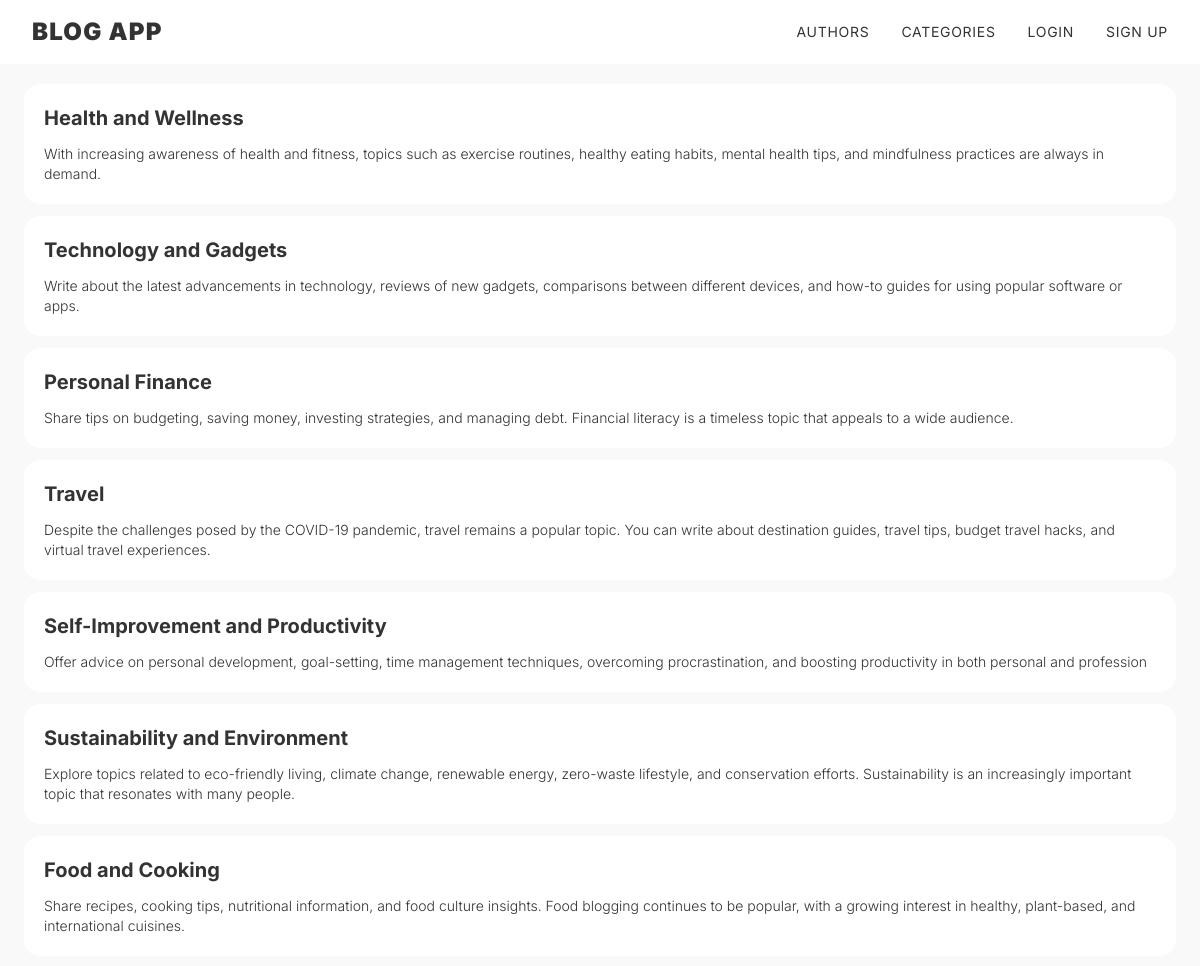
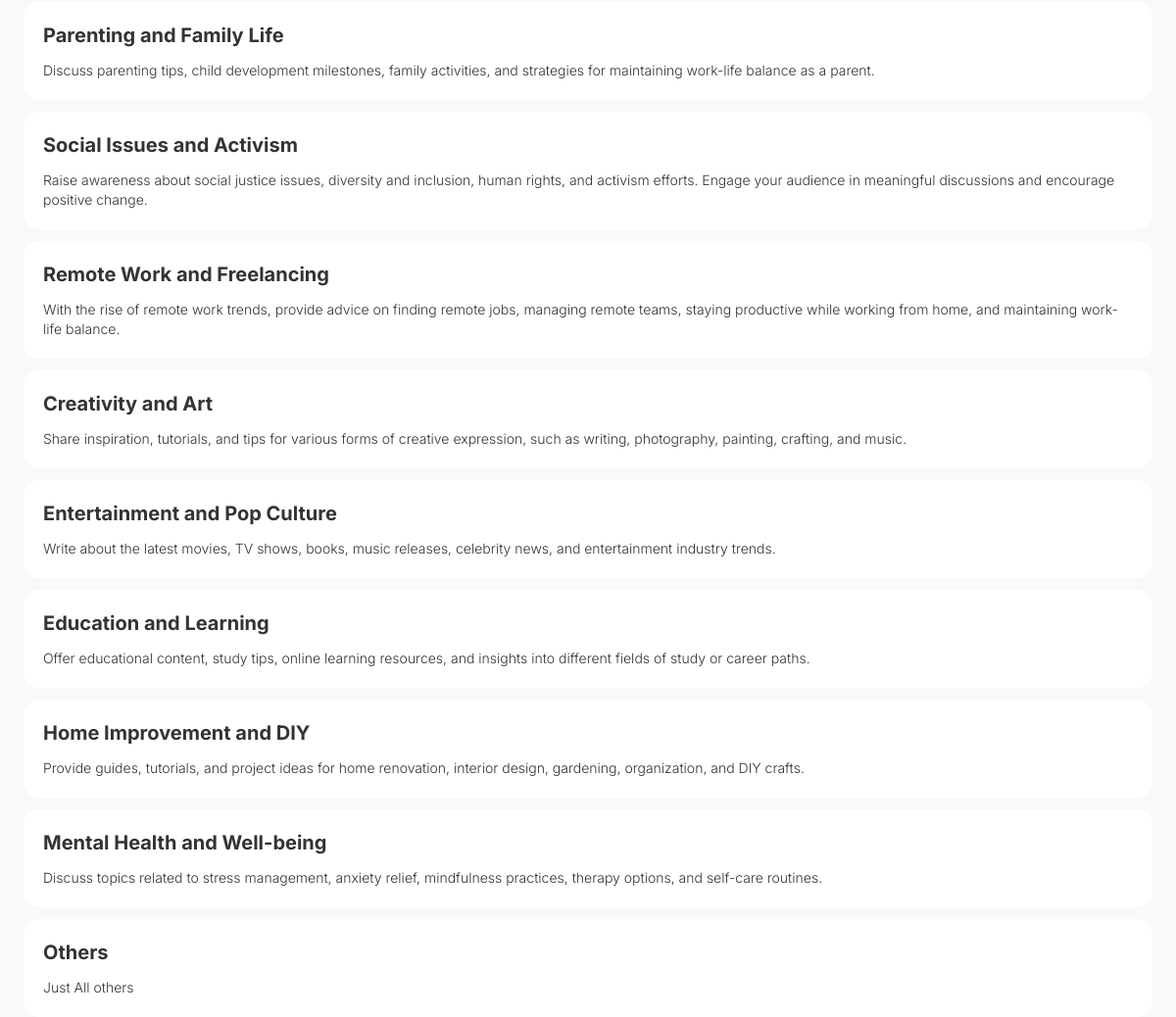
Page /categories/ on the committed database (2 pictures, top to bottom).
### blogs/models.py (models this page shows, shortened)
class Category(models.Model):
    name = models.CharField(max_length=200)
    description = models.TextField(null=True, blank=True)
    created = models.DateTimeField(auto_now_add=True)
    id = models.UUIDField(default=uuid.uuid4, unique=True, primary_key=True, editable=False)

### blogs/views.py (the view)
# urls.py: path('categories/', views.categories, name = "categories"),
def categories(request):
    categories = Category.objects.all()
    context = {
        'categories': categories
    }
    return render(request, 'blogs/categories.html', context)

### blogs/templates/blogs/categories.html
{% extends 'main.html' %}
{% block content %}
<div class="mt-5">
    {% for category in categories %}
        <a href="{% url 'category' category.id %}">
            <div class="bg-white mt-3 mb-3 p-5 rounded-2xl">
                <div class="mb-3">
                    <div class="text-xl font-bold">{{ category.name }}</div>
                </div>
                <p class="text-sm font-light">{{ category.description }}</p>
            </div>
        </a>
    {% endfor %}
</div>
{% endblock content %}

### static/styles/main.css (style rules this page uses)
html, :host { line-height: 1.5; -webkit-text-size-adjust: 100%; -moz-tab-size: 4; -o-tab-size: 4; tab-size: 4; font-family: ui-sans-serif, system-ui, sans-serif, "Apple Color Emoji", "Segoe UI Emoji", "Segoe UI Symbol", "Noto Color Emoji"; font-feature-settings: normal; font-variation-settings: normal; -webkit-tap-highlight-color: transparent; }
body { margin: 0; line-height: inherit; }
a { color: inherit; text-decoration: inherit; }
blockquote, dl, dd, h1, h2, h3, h4, h5, h6, hr, figure, p, pre { margin: 0; }
.mb-3 { margin-bottom: 0.75rem; }
.mt-3 { margin-top: 0.75rem; }
.mt-5 { margin-top: 1.25rem; }
.rounded-2xl { border-radius: 1rem; }
.bg-\[\#F9F9F9\] { --tw-bg-opacity: 1; background-color: rgb(249 249 249 / var(--tw-bg-opacity)); }
.bg-white { --tw-bg-opacity: 1; background-color: rgb(255 255 255 / var(--tw-bg-opacity)); }
.p-5 { padding: 1.25rem; }
.font-\[\'Inter\'\] { font-family: 'Inter'; }
.text-sm { font-size: 0.875rem; line-height: 1.25rem; }
.text-xl { font-size: 1.25rem; line-height: 1.75rem; }
.font-bold { font-weight: 700; }
.font-light { font-weight: 300; }
.text-\[\#333333\] { --tw-text-opacity: 1; color: rgb(51 51 51 / var(--tw-text-opacity)); }

### rows in the picture
Category: name "Health and Wellness", description "With increasing awareness of health and fitness, topics such as exercise routines, healthy eating habits, mental health tips, and mindfulness practices are always in demand."
Category: name "Technology and Gadgets", description "Write about the latest advancements in technology, reviews of new gadgets, comparisons between different devices, and how-to guides for using popular software or apps."
Category: name "Personal Finance", description "Share tips on budgeting, saving money, investing strategies, and managing debt. Financial literacy is a timeless topic that appeals to a wide audience."
Category: name "Travel", description "Despite the challenges posed by the COVID-19 pandemic, travel remains a popular topic. You can write about destination guides, travel tips, budget travel hacks, and virtual travel experiences."
Category: name "Self-Improvement and Productivity", description "Offer advice on personal development, goal-setting, time management techniques, overcoming procrastination, and boosting productivity in both personal and profession"
Category: name "Sustainability and Environment", description "Explore topics related to eco-friendly living, climate change, renewable energy, zero-waste lifestyle, and conservation efforts. Sustainability is an increasingly important topic that resonates with many people."
Category: name "Food and Cooking", description "Share recipes, cooking tips, nutritional information, and food culture insights. Food blogging continues to be popular, with a growing interest in healthy, plant-based, and international cuisines."
Category: name "Parenting and Family Life", description "Discuss parenting tips, child development milestones, family activities, and strategies for maintaining work-life balance as a parent."
Category: name "Social Issues and Activism", description "Raise awareness about social justice issues, diversity and inclusion, human rights, and activism efforts. Engage your audience in meaningful discussions and encourage positive change."
Category: name "Remote Work and Freelancing", description "With the rise of remote work trends, provide advice on finding remote jobs, managing remote teams, staying productive while working from home, and maintaining work-life balance."
Category: name "Creativity and Art", description "Share inspiration, tutorials, and tips for various forms of creative expression, such as writing, photography, painting, crafting, and music."
Category: name "Entertainment and Pop Culture", description "Write about the latest movies, TV shows, books, music releases, celebrity news, and entertainment industry trends."
Category: name "Education and Learning", description "Offer educational content, study tips, online learning resources, and insights into different fields of study or career paths."
Category: name "Home Improvement and DIY", description "Provide guides, tutorials, and project ideas for home renovation, interior design, gardening, organization, and DIY crafts."
Category: name "Mental Health and Well-being", description "Discuss topics related to stress management, anxiety relief, mindfulness practices, therapy options, and self-care routines."
Category: name "Others", description "Just All others"
